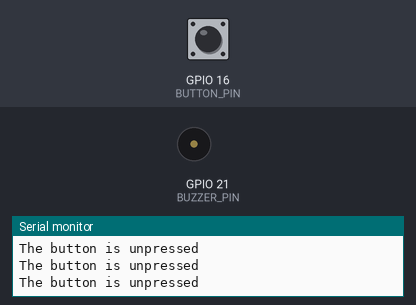
This sketch was run on a simulated ESP32. On the bench: buzzer (waves = sounding, pin HIGH), the last lines printed to the serial monitor. The inputs (shaded band) are chosen by the test bench; at power-on: GPIO 16 (BUTTON_PIN) HIGH.

Above: at 1.2 s.
1.3 s: GPIO 16 (BUTTON_PIN) pulled LOW for 0.15 s
At 2.3 s:
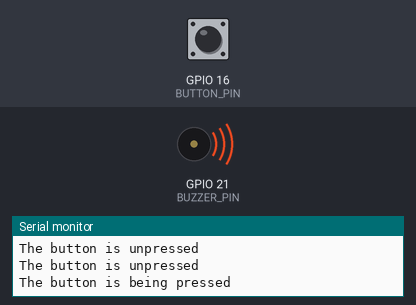
4.4 s: GPIO 16 (BUTTON_PIN) pulled LOW for 3.2 s
At 12.3 s:
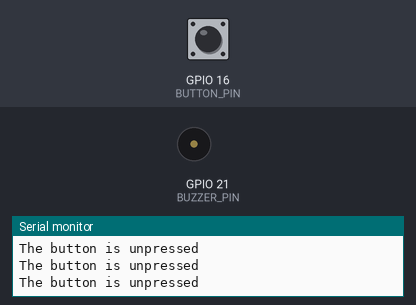
Timing chart, 0 to 13.8 s (numbered marks = the images above; inputs shaded):
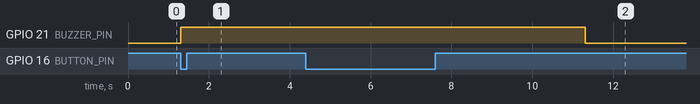

The sketch:

PushButton_Buzzer.ino
```cpp
const int BUTTON_PIN = 16; // GIOP16 pin connected to button's pin
const int BUZZER_PIN = 21; // GIOP21 pin connected to Buzzer's pin

void setup() {
  Serial.begin(115200);                // initialize serial
  pinMode(BUTTON_PIN, INPUT_PULLUP); // set ESP32 pin to input pull-up mode
  pinMode(BUZZER_PIN, OUTPUT);       // set ESP32 pin to output mode
}

void loop() {
  int buttonState = digitalRead(BUTTON_PIN); // read new state

  if (buttonState == LOW) {
    Serial.println("The button is being pressed");
    digitalWrite(BUZZER_PIN, HIGH); // turn on
    delay(5000);
  }
  else
  if (buttonState == HIGH) {
    Serial.println("The button is unpressed");
    digitalWrite(BUZZER_PIN, LOW);  // turn off
  }
}
```

Measured:
- after the input at 1.3 s, GPIO 21 (BUZZER_PIN): LOW → HIGH at once
- after the input at 4.4 s, GPIO 21 (BUZZER_PIN): HIGH → LOW after 6.9 s instead of 1.9 s
